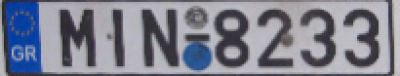
#> input picture 01-image-processing/14-connected-components/data/license_plate.png, 400 x 76 px
$ python 01-connected-components.py --input data/license_plate.png   (Python 2 division)
#> lines starting #> are read from the running program, lines starting #| are printed output that depends on the picture; after the words box and inside, x2 and y2 are one past the last pixel; in counts of white or black regions, pixels touching at a corner belong together
## Set up session:
import argparse

import numpy as np
import cv2
from skimage import measure

import matplotlib.pyplot as plt

if __name__ == '__main__':
    # Parse command-line arguments:
    parser = argparse.ArgumentParser()
    parser.add_argument(
        "-i", "--input",
        type=str,
        required=True,
        help="Path to input image."
    )
    args = vars(parser.parse_args())

    # Read and format:
    image_original = cv2.imread(args["input"])
#> image_original is the input picture: shape (76, 400, 3); mean B, G, R 143, 129.1, 126.5
    # image_grayscale = cv2.cvtColor(image_original, cv2.COLOR_BGR2GRAY)
    # """
    image_grayscale = cv2.split(
        cv2.cvtColor(image_original, cv2.COLOR_BGR2HSV)
    )[2]
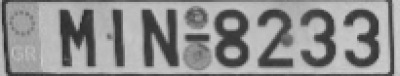
#> image_grayscale: shape (76, 400); min 38, max 207, mean 143.2
    # """

    # Display original image:
    cv2.imshow("Input", image_original)
    cv2.waitKey(0)

    # Threshold it:
    image_thresholded = cv2.adaptiveThreshold(
        image_grayscale,
        255,
        # 1. Mean calculation method:
        cv2.ADAPTIVE_THRESH_MEAN_C,
        # cv2.ADAPTIVE_THRESH_GAUSSIAN_C,
        cv2.THRESH_BINARY_INV,
        # 2. Neighborhood size:
        13,
        # 3. Constant C for T tuning:
        5
    )
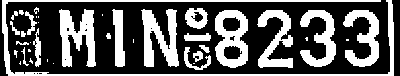
#> image_thresholded: shape (76, 400); 35.8% white; 38 white regions (16 under 20 px), largest, box (x1, y1, x2, y2) and area: (2, 0, 394, 76) 2290, (59, 9, 96, 67) 1256, (141, 9, 179, 67) 1249

    cv2.imshow("Thresholded", image_thresholded)
    cv2.waitKey(0)

    # Connected-component labeling:
    labels = measure.label(image_thresholded, neighbors=8, background=0)
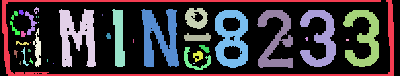
#> labels: shape (76, 400) int64; 39 distinct labels, from 0 to 38; one colour per label, 0 black

    # Identify each component:
    components = np.zeros_like(image_thresholded, dtype=np.uint8)
    unique_labels = np.unique(labels)
#> unique_labels = 39 values from 0 to 38
    for label in unique_labels:
        if label != 0:
            component = np.zeros_like(image_thresholded, dtype=np.uint8)
            component[labels == label] = 255

            num_pixels = cv2.countNonZero(component)
            print num_pixels

            if num_pixels >= 500 and num_pixels <= 1500:
                components = cv2.add(components, component)
#> this loop made 39 passes
#> num_pixels on passes 2 to 13: 2290, 19, 315, 1256, 517, 1249, 20, 1186, 1004, 1003, 1011, 30
#| 2290
#| 19
#| 315
#| 1256
#| 517
#| 1249
#| 20
#| 1186
#> (further printed lines are left out)
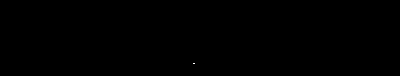
#> component: shape (76, 400); 0.01% white in thin lines or dots, all inside (x1, y1, x2, y2) = (193, 63, 195, 64)
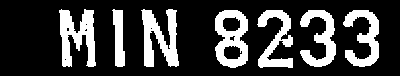
#> components: shape (76, 400); 23.8% white; 7 white regions, largest, box (x1, y1, x2, y2) and area: (59, 9, 96, 67) 1256, (141, 9, 179, 67) 1249, (215, 10, 248, 68) 1186

    cv2.imshow("Components", components)
    cv2.waitKey(0)
